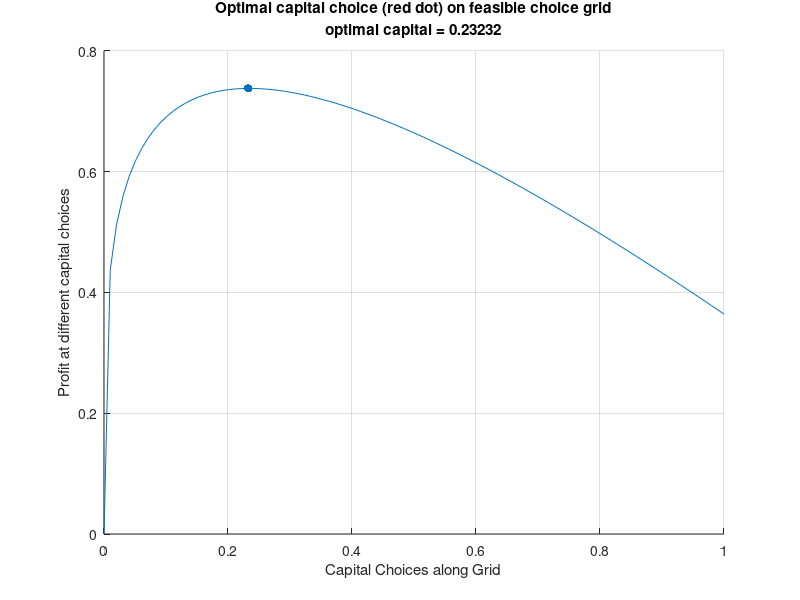

The MATLAB script that drew this image: (Note: this script raises an error after producing the figure.)
%% Profit Maximization over Capital and Labor
% *Back to* <https://math4econ.github.io/ *Intro Math for Econ*>*,*  <https://fanwangecon.github.io/M4Econ/ 
% *Matlab Examples*>*, or* <https://fanwangecon.github.io/MEconTools/ *MEconTools*> 
% *Repositories*
%% Model Components and Maximization Problem
% Assume that the firm has fixed free labor, but can choose capital inputs. 
% At the start of a period, a firm rents capital inputs and combines capital with 
% labor to produce. At the end of the period, the firm sells its output and pays 
% interest rates based on how much capital it rented (no wage costs). Profit is 
% denoted by π, period interest rate is $r$, the price of output is $p$, the firm 
% makes $y$ units of output, and the production function is Cobb-Douglas: $A\cdot 
% K^{\alpha}\cdot L^{0.5}$
%% 
% * *Profit:* $\Pi =  p\cdot A\cdot K^{\alpha}\cdot L^{0.5}-r\cdot K$
%% 
% *Profit Maximization:*
%% 
% * $\max_{K} \left( p\cdot A\cdot K^{\alpha}\cdot L^{0.5}-r\cdot K \right)$
%% 
% The $r$ here is just the interest on loans, in another word, if the borrowing 
% rate is 2 percent, $r=0.02$. Alternatively, one could replace the $r$ in the 
% equation above by $1+r$. The implication of just having $r$ is that the $K$ 
% that was borrowed could be resold and so the firm does not need to generate 
% revenue to pay for the principle borrowed, only the interest rate. If however, 
% during the process of production, ther capital depreciates, then the firm would 
% have to pay back more than $r$. In the extreme case where the capital fully 
% gets used up and can not be resold for any value, then the cost term in the 
% equation above becomes: $(1+r)\cdot K$.
%% Finding Optimal Choices--Brute Force Grid
% We can visualize the solution here like we do for the household savings problem

clear all;
alpha=0.25;
A=1;
r=1.05;
p=1;
L=2;
choice_grid_count=100;
capital_grid=linspace(0, 1,choice_grid_count);
profit_at_capitalgrid=p*A*(capital_grid.^alpha)*(L^0.5)-(r*capital_grid);
[max_profit, max_profit_index]=max(profit_at_capitalgrid);
max_profit
max_profit_index
optimal_capital_choice = capital_grid(max_profit_index);
figure();
hold on;
plot(capital_grid, profit_at_capitalgrid);
scatter(optimal_capital_choice, max_profit, 'filled');
xlabel('Capital Choices along Grid');
ylabel('Profit at different capital choices');
title({'Optimal capital choice (red dot) on feasible choice grid';...
 ['optimal capital = ', num2str(optimal_capital_choice)]});
grid on;
%% Analytical Solution
% You can use the symbolic toolbox to take derivative and find root:

syms r p alpha L K A
fpi = p*A*K^(alpha)*L^0.5 - r*K
dPIdK = diff(fpi, K)
KOpti = solve(dPIdK == 0, K, 'REAL',true)
%% Demand Curve For Capital
% With the optimal capital choice as a function of interest rate, we can plot 
% out the demand for capital.

p=1.15; %From the question.
L=2; %From the question.
A=3; %You can pick a random number.
alpha=0.45; %You can pick a random number.
grid_points = 21;
% Vector of interest rates
r = linspace(1.0,1.2,grid_points);
% Demand Curve
K= (r/(p*A*alpha*(L^0.5))).^(1/(alpha-1));
% Plot
figure();
plot(K,r);
xlabel('Capital (Borrowed from Banks)');
ylabel('Interest Rate');
title({'Inverse Demand For Capital'});
grid on;
%% Demand and Supply Intersection
% Combining the Firm's problem here, and the household's problem from the other 
% file, we have the equilibrium result. 
% 
% Note that you should adjust your interest rate range so that you can see the 
% intersection. For the problem here, there exists an interest rate that clears 
% the market for capital.

z=10;% from household problem
beta=0.80; % from household problem
p=1.15; %From the question.
L=2; %From the question.
A=3; %You can pick a random number.
alpha=0.45; %You can pick a random number.
grid_points = 21;
% Vector of interest rates
r = linspace(1.0,1.2,grid_points);
% Demand Curve
Demand = (r/(p*A*alpha*(L^0.5))).^(1/(alpha-1));
Supply = (z*beta*(1+r)-(z/2))./((1+r)*(1+beta));
% Plot
figure();
hold on;
plot(Demand,r);
plot(Supply,r);
xlabel('Capital Demand and Supply');
ylabel('Interest Rate');
title({'Inverse Demand and Supply For Capital'});
legend({'Demand', 'Supply'});
grid on;